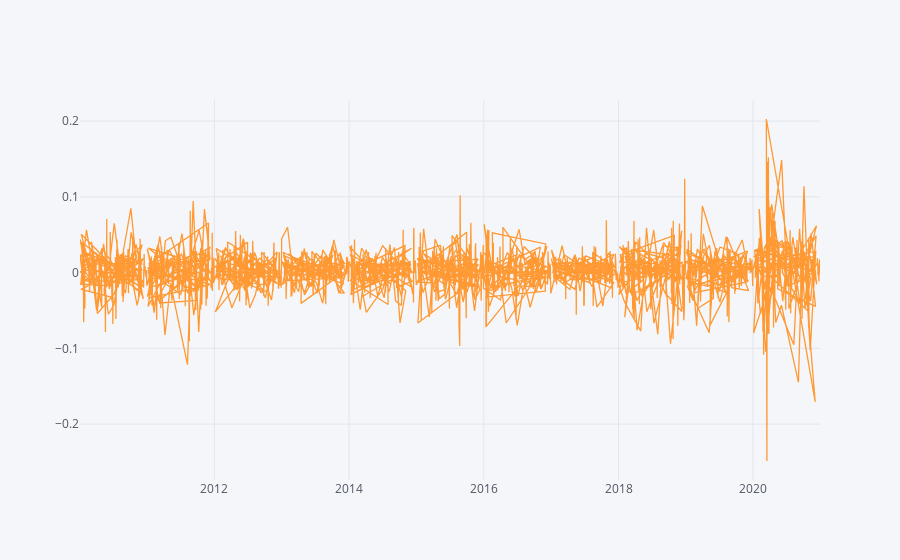

Source (notebook cell):
### Markdown cell above
#### Data preparation for further analyses and portfolio construction...

### Code cell
period_per_year, portfolio_comp_returns = get_clean_data(portfolio_raw_data, components='prices', period='daily')
portfolio_comp_returns.cumsum().iplot()

### Figure 1 — Plotly figure (JSON) as saved in the notebook; plotly's stock layout.template omitted (floating-point values rounded to 4 significant figures; data arrays with more than 128 entries replaced by an {"elided": "..."} marker saying what was removed)
{"data": [{"line": {"color": "rgba(255, 153, 51, 1.0)", "dash": "solid", "shape": "linear", "width": 1.3}, "mode": "lines", "name": "lqq", "text": "", "type": "scatter", "x": {"elided": "2748 str values"}, "y": {"elided": "2748 float values"}}], "layout": {"legend": {"bgcolor": "#F5F6F9", "font": {"color": "#4D5663"}}, "paper_bgcolor": "#F5F6F9", "plot_bgcolor": "#F5F6F9", "title": {"font": {"color": "#4D5663"}}, "xaxis": {"gridcolor": "#E1E5ED", "showgrid": true, "tickfont": {"color": "#4D5663"}, "title": {"font": {"color": "#4D5663"}, "text": ""}, "zerolinecolor": "#E1E5ED"}, "yaxis": {"gridcolor": "#E1E5ED", "showgrid": true, "tickfont": {"color": "#4D5663"}, "title": {"font": {"color": "#4D5663"}, "text": ""}, "zerolinecolor": "#E1E5ED"}}}
